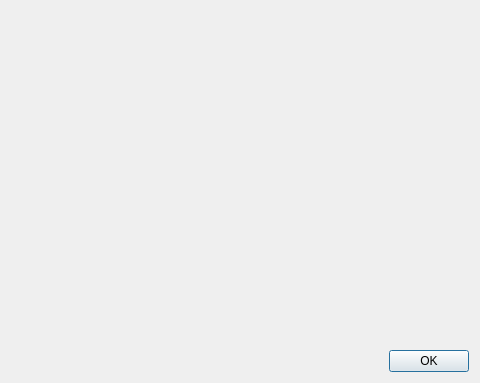
<?xml version="1.0" encoding="UTF-8"?>
<ui version="4.0">
 <class>SVLogFileDialog</class>
 <widget class="QDialog" name="SVLogFileDialog">
  <property name="geometry">
   <rect>
	<x>0</x>
	<y>0</y>
	<width>480</width>
	<height>383</height>
   </rect>
  </property>
  <property name="windowTitle">
   <string>Dialog</string>
  </property>
  <layout class="QVBoxLayout" name="verticalLayout" stretch="0,1,0">
   <item>
	<widget class="QLabel" name="labelOpenFileError">
	 <property name="wordWrap">
	  <bool>true</bool>
	 </property>
	</widget>
   </item>
   <item>
	<widget class="SVLogWidget" name="logWidget" native="true"/>
   </item>
   <item>
	<widget class="QDialogButtonBox" name="buttonBox">
	 <property name="orientation">
	  <enum>Qt::Horizontal</enum>
	 </property>
	 <property name="standardButtons">
	  <set>QDialogButtonBox::Ok</set>
	 </property>
	</widget>
   </item>
  </layout>
 </widget>
 <customwidgets>
  <customwidget>
   <class>SVLogWidget</class>
   <extends>QWidget</extends>
   <header>SVLogWidget.h</header>
  </customwidget>
 </customwidgets>
 <resources/>
 <connections>
  <connection>
   <sender>buttonBox</sender>
   <signal>accepted()</signal>
   <receiver>SVLogFileDialog</receiver>
   <slot>accept()</slot>
   <hints>
	<hint type="sourcelabel">
	 <x>248</x>
	 <y>254</y>
	</hint>
	<hint type="destinationlabel">
	 <x>157</x>
	 <y>274</y>
	</hint>
   </hints>
  </connection>
  <connection>
   <sender>buttonBox</sender>
   <signal>rejected()</signal>
   <receiver>SVLogFileDialog</receiver>
   <slot>reject()</slot>
   <hints>
	<hint type="sourcelabel">
	 <x>316</x>
	 <y>260</y>
	</hint>
	<hint type="destinationlabel">
	 <x>286</x>
	 <y>274</y>
	</hint>
   </hints>
  </connection>
 </connections>
</ui>
